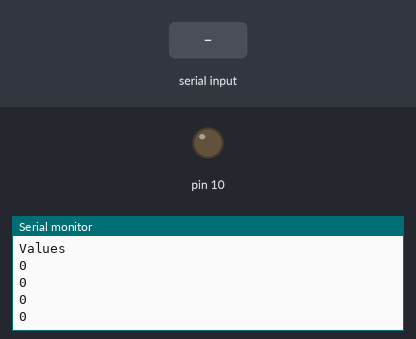
Recording of a sketch running on a simulated Arduino Uno, built with avr-gcc and run on an emulated ATmega328P. Shown: output pins drawn as LEDs (lit = HIGH), the last lines printed to the serial monitor. The test bench sets the inputs (shaded band). Storage starts empty.

Above: at 1.2 s.
1.3 s: "10808 1\n" received over Serial
At 2.3 s:
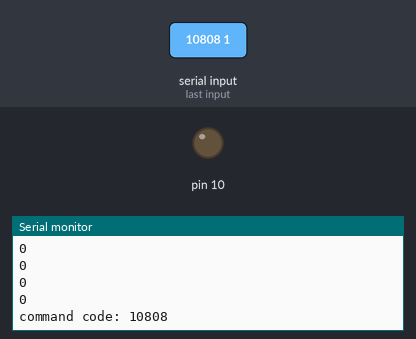
2.8 s: "R\n" received over Serial
At 3.2 s:
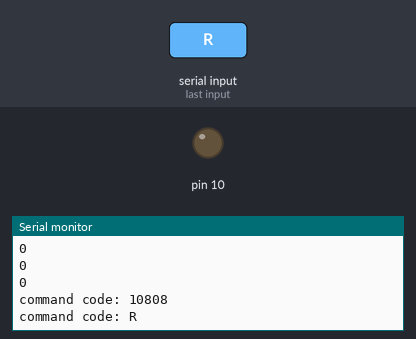

The sketch:

ConfigurationAndLogging.ino
```cpp
#include <ArduinoJson.h>
#include <SD.h>
#include <SPI.h>

#define SD_CHIP_PIN 4

struct Config {
  int  recieverCode;
  bool testModeLedStrip;
  bool testModePcaArray;
  bool testModeStaticPins;
};

String command;
const char *configFile = "/settings.txt";
Config config_;

void setup() {

  Serial.begin(9600);
  Serial.setTimeout(10);

  pinMode(10, OUTPUT);

  SD.begin(SD_CHIP_PIN);

  loadConfiguration();
  printConfigValues();
}

void loadConfiguration() {
  File file = SD.open(configFile);
  StaticJsonDocument<512> doc;

  DeserializationError error = deserializeJson(doc, file);
  if (error)
    Serial.println(F("Failed to read file, using default configuration"));

  config_.recieverCode = doc["recieverCode"];
  config_.testModeLedStrip = doc["testModeLedStrip"];
  config_.testModePcaArray = doc["testModePcaArray"];
  config_.testModeStaticPins = doc["testModeStaticPins"];

  file.close();
}

void saveConfiguration() {
  SD.remove(configFile);

  File file = SD.open(configFile, FILE_WRITE);
  if (!file) {
    Serial.println(F("Failed to create file"));
    return;
  }

  StaticJsonDocument<256> doc;

  doc["recieverCode"] = config_.recieverCode;
  doc["testModeLedStrip"] = config_.testModeLedStrip;
  doc["testModePcaArray"] = config_.testModePcaArray;
  doc["testModeStaticPins"] = config_.testModeStaticPins;

  if (serializeJson(doc, file) == 0) {
    Serial.println(F("Failed to write to file"));
  }

  file.close();
}

void printConfigValues() {
  Serial.println("Values");
  Serial.println(config_.recieverCode);
  Serial.println(config_.testModeLedStrip);
  Serial.println(config_.testModePcaArray);
  Serial.println(config_.testModeStaticPins);
}

void parseCommand(String com) {
  String _cmd = com.substring(0, com.indexOf(" "));

  Serial.print("command code: ");
  Serial.println(_cmd);

  if (_cmd == "10808") {
    // Set receiver
    // 10910 - PC serial port
    // 10919 - Arduino communication
    setReceiver(com);
  } else if (_cmd == "10111") {

    printConfigValues();

  } else if (_cmd == "20505") {

    config_.testModeLedStrip = !config_.testModeLedStrip;

  } else if (_cmd == "21505") {

    config_.testModePcaArray = !config_.testModePcaArray;

  } else if (_cmd == "22505") {

    config_.testModeStaticPins = !config_.testModeStaticPins;

  }

  saveConfiguration();
}

void setReceiver(String com) {
  String code = com.substring(com.indexOf(" ") + 1, com.indexOf("R"));

  config_.recieverCode = code.toInt();
}

void loop() {

  if (Serial.available()) {
    char c = Serial.read();

    if (c == '\n') {
      parseCommand(command);
      command = "";
    } else {
      command += c;
    }
  }
}
```

Measured:
- after the input at 1.3 s, the serial monitor: prints a new line at once (image 1)
- after the input at 2.8 s, the serial monitor: prints a new line at once (image 2)
